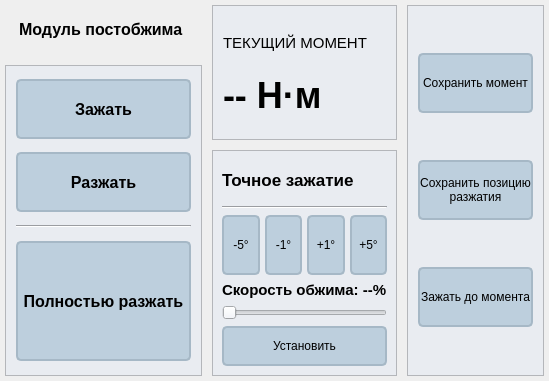
         <widget class="QWidget" name="pagePostCrimp">
          <property name="focusPolicy">
           <enum>Qt::FocusPolicy::ClickFocus</enum>
          </property>
          <layout class="QVBoxLayout" name="verticalLayout_42">
           <property name="spacing">
            <number>0</number>
           </property>
           <property name="leftMargin">
            <number>5</number>
           </property>
           <property name="topMargin">
            <number>5</number>
           </property>
           <property name="rightMargin">
            <number>5</number>
           </property>
           <property name="bottomMargin">
            <number>5</number>
           </property>
           <item>
            <widget class="QWidget" name="widget_26" native="true">
             <property name="minimumSize">
              <size>
               <width>0</width>
               <height>200</height>
              </size>
             </property>
             <property name="focusPolicy">
              <enum>Qt::FocusPolicy::ClickFocus</enum>
             </property>
             <layout class="QHBoxLayout" name="horizontalLayout_21">
              <property name="spacing">
               <number>10</number>
              </property>
              <property name="leftMargin">
               <number>0</number>
              </property>
              <property name="topMargin">
               <number>0</number>
              </property>
              <property name="rightMargin">
               <number>0</number>
              </property>
              <property name="bottomMargin">
               <number>0</number>
              </property>
              <item>
               <widget class="QWidget" name="widget_27" native="true">
                <property name="maximumSize">
                 <size>
                  <width>250</width>
                  <height>16777215</height>
                 </size>
                </property>
                <property name="focusPolicy">
                 <enum>Qt::FocusPolicy::ClickFocus</enum>
                </property>
                <layout class="QVBoxLayout" name="verticalLayout_36">
                 <property name="spacing">
                  <number>10</number>
                 </property>
                 <property name="leftMargin">
                  <number>0</number>
                 </property>
                 <property name="topMargin">
                  <number>0</number>
                 </property>
                 <property name="rightMargin">
                  <number>0</number>
                 </property>
                 <property name="bottomMargin">
                  <number>0</number>
                 </property>
                 <item>
                  <widget class="QLabel" name="label_25">
                   <property name="maximumSize">
                    <size>
                     <width>16777215</width>
                     <height>50</height>
                    </size>
                   </property>
                   <property name="font">
                    <font>
                     <pointsize>12</pointsize>
                     <bold>true</bold>
                    </font>
                   </property>
                   <property name="focusPolicy">
                    <enum>Qt::FocusPolicy::ClickFocus</enum>
                   </property>
                   <property name="styleSheet">
                    <string notr="true">QLabel {
	padding-left: 10px;
}</string>
                   </property>
                   <property name="text">
                    <string>Модуль постобжима</string>
                   </property>
                   <property name="wordWrap">
                    <bool>true</bool>
                   </property>
                  </widget>
                 </item>
                 <item>
                  <widget class="QFrame" name="frameLin_5">
                   <property name="focusPolicy">
                    <enum>Qt::FocusPolicy::ClickFocus</enum>
                   </property>
                   <property name="styleSheet">
                    <string notr="true">* {
	background: #e9ecf1;
}

QFrame#frameLin {
	background: #e9ecf1;
	border-radius: 7px;
	border: 1px solid #c1c6cc;
}</string>
                   </property>
                   <property name="frameShape">
                    <enum>QFrame::Shape::StyledPanel</enum>
                   </property>
                   <property name="frameShadow">
                    <enum>QFrame::Shadow::Raised</enum>
                   </property>
                   <layout class="QVBoxLayout" name="verticalLayout_37">
                    <property name="spacing">
                     <number>10</number>
                    </property>
                    <property name="leftMargin">
                     <number>10</number>
                    </property>
                    <property name="topMargin">
                     <number>10</number>
                    </property>
                    <property name="rightMargin">
                     <number>10</number>
                    </property>
                    <property name="bottomMargin">
                     <number>10</number>
                    </property>
                    <item>
                     <widget class="QToolButton" name="btnPostForward">
                      <property name="sizePolicy">
                       <sizepolicy hsizetype="Preferred" vsizetype="Fixed">
                        <horstretch>0</horstretch>
                        <verstretch>0</verstretch>
                       </sizepolicy>
                      </property>
                      <property name="minimumSize">
                       <size>
                        <width>0</width>
                        <height>60</height>
                       </size>
                      </property>
                      <property name="font">
                       <font>
                        <pointsize>12</pointsize>
                        <bold>true</bold>
                       </font>
                      </property>
                      <property name="styleSheet">
                       <string notr="true">QToolButton {
	background: #bdcfdd;
	border: 2px solid #a6b8c6;
	border-radius: 5px;
}

QToolButton:pressed {
	background: #cfddeb;

}</string>
                      </property>
                      <property name="text">
                       <string>Зажать</string>
                      </property>
                      <property name="icon">
                       <iconset resource="resources.qrc">
                        <normaloff>:/icons/icons/fix.png</normaloff>:/icons/icons/fix.png</iconset>
                      </property>
                      <property name="iconSize">
                       <size>
                        <width>50</width>
                        <height>50</height>
                       </size>
                      </property>
                      <property name="toolButtonStyle">
                       <enum>Qt::ToolButtonStyle::ToolButtonTextUnderIcon</enum>
                      </property>
                     </widget>
                    </item>
                    <item>
                     <widget class="QToolButton" name="btnPostBack">
                      <property name="sizePolicy">
                       <sizepolicy hsizetype="Preferred" vsizetype="Fixed">
                        <horstretch>0</horstretch>
                        <verstretch>0</verstretch>
                       </sizepolicy>
                      </property>
                      <property name="minimumSize">
                       <size>
                        <width>0</width>
                        <height>60</height>
                       </size>
                      </property>
                      <property name="font">
                       <font>
                        <pointsize>12</pointsize>
                        <bold>true</bold>
                       </font>
                      </property>
                      <property name="styleSheet">
                       <string notr="true">QToolButton {
	background: #bdcfdd;
	border: 2px solid #a6b8c6;
	border-radius: 5px;
}

QToolButton:pressed {
	background: #cfddeb;

}</string>
                      </property>
                      <property name="text">
                       <string>Разжать</string>
                      </property>
                      <property name="icon">
                       <iconset resource="resources.qrc">
                        <normaloff>:/icons/icons/unfix.png</normaloff>:/icons/icons/unfix.png</iconset>
                      </property>
                      <property name="iconSize">
                       <size>
                        <width>50</width>
                        <height>50</height>
                       </size>
                      </property>
                      <property name="toolButtonStyle">
                       <enum>Qt::ToolButtonStyle::ToolButtonTextUnderIcon</enum>
                      </property>
                     </widget>
                    </item>
                    <item>
                     <widget class="Line" name="line_8">
                      <property name="focusPolicy">
                       <enum>Qt::FocusPolicy::ClickFocus</enum>
                      </property>
                      <property name="styleSheet">
                       <string notr="true">Line {
	border: 1px solid #ced3d7;
}</string>
                      </property>
                      <property name="orientation">
                       <enum>Qt::Orientation::Horizontal</enum>
                      </property>
                     </widget>
                    </item>
                    <item>
                     <widget class="QToolButton" name="btnPostHome">
                      <property name="sizePolicy">
                       <sizepolicy hsizetype="Preferred" vsizetype="Fixed">
                        <horstretch>0</horstretch>
                        <verstretch>0</verstretch>
                       </sizepolicy>
                      </property>
                      <property name="minimumSize">
                       <size>
                        <width>0</width>
                        <height>120</height>
                       </size>
                      </property>
                      <property name="font">
                       <font>
                        <pointsize>12</pointsize>
                        <bold>true</bold>
                       </font>
                      </property>
                      <property name="styleSheet">
                       <string notr="true">QToolButton {
	background: #bdcfdd;
	border: 2px solid #a6b8c6;
	border-radius: 5px;
}

QToolButton:pressed {
	background: #cfddeb;

}</string>
                      </property>
                      <property name="text">
                       <string>Полностью разжать</string>
                      </property>
                      <property name="icon">
                       <iconset resource="resources.qrc">
                        <normaloff>:/icons/icons/unfix.png</normaloff>:/icons/icons/unfix.png</iconset>
                      </property>
                      <property name="iconSize">
                       <size>
                        <width>80</width>
                        <height>80</height>
                       </size>
                      </property>
                      <property name="toolButtonStyle">
                       <enum>Qt::ToolButtonStyle::ToolButtonTextUnderIcon</enum>
                      </property>
                     </widget>
                    </item>
                   </layout>
                  </widget>
                 </item>
                </layout>
               </widget>
              </item>
              <item>
               <widget class="QWidget" name="widget_28" native="true">
                <property name="minimumSize">
                 <size>
                  <width>0</width>
                  <height>0</height>
                 </size>
                </property>
                <property name="maximumSize">
                 <size>
                  <width>400</width>
                  <height>16777215</height>
                 </size>
                </property>
                <property name="focusPolicy">
                 <enum>Qt::FocusPolicy::ClickFocus</enum>
                </property>
                <layout class="QVBoxLayout" name="verticalLayout_38">
                 <property name="spacing">
                  <number>10</number>
                 </property>
                 <property name="leftMargin">
                  <number>0</number>
                 </property>
                 <property name="topMargin">
                  <number>0</number>
                 </property>
                 <property name="rightMargin">
                  <number>0</number>
                 </property>
                 <property name="bottomMargin">
                  <number>0</number>
                 </property>
                 <item>
                  <widget class="QFrame" name="framePos_4">
                   <property name="minimumSize">
                    <size>
                     <width>0</width>
                     <height>135</height>
                    </size>
                   </property>
                   <property name="maximumSize">
                    <size>
                     <width>16777215</width>
                     <height>135</height>
                    </size>
                   </property>
                   <property name="focusPolicy">
                    <enum>Qt::FocusPolicy::ClickFocus</enum>
                   </property>
                   <property name="styleSheet">
                    <string notr="true">* {
	background: #e9ecf1;
}

QFrame#framePos {
	
	border-radius: 7px;
	border: 1px solid #c1c6cc;
}</string>
                   </property>
                   <property name="frameShape">
                    <enum>QFrame::Shape::StyledPanel</enum>
                   </property>
                   <property name="frameShadow">
                    <enum>QFrame::Shadow::Raised</enum>
                   </property>
                   <layout class="QVBoxLayout" name="verticalLayout_39">
                    <property name="spacing">
                     <number>5</number>
                    </property>
                    <property name="leftMargin">
                     <number>10</number>
                    </property>
                    <property name="topMargin">
                     <number>10</number>
                    </property>
                    <property name="rightMargin">
                     <number>10</number>
                    </property>
                    <property name="bottomMargin">
                     <number>10</number>
                    </property>
                    <item>
                     <widget class="QLabel" name="label_29">
                      <property name="maximumSize">
                       <size>
                        <width>16777215</width>
                        <height>30</height>
                       </size>
                      </property>
                      <property name="font">
                       <font>
                        <pointsize>11</pointsize>
                       </font>
                      </property>
                      <property name="focusPolicy">
                       <enum>Qt::FocusPolicy::ClickFocus</enum>
                      </property>
                      <property name="text">
                       <string>ТЕКУЩИЙ МОМЕНТ</string>
                      </property>
                     </widget>
                    </item>
                    <item>
                     <widget class="QLabel" name="lblPostTorq">
                      <property name="maximumSize">
                       <size>
                        <width>16777215</width>
                        <height>40</height>
                       </size>
                      </property>
                      <property name="font">
                       <font>
                        <pointsize>27</pointsize>
                        <bold>true</bold>
                       </font>
                      </property>
                      <property name="focusPolicy">
                       <enum>Qt::FocusPolicy::ClickFocus</enum>
                      </property>
                      <property name="text">
                       <string>-- Н·м</string>
                      </property>
                     </widget>
                    </item>
                   </layout>
                  </widget>
                 </item>
                 <item>
                  <widget class="QFrame" name="frameXPos_4">
                   <property name="focusPolicy">
                    <enum>Qt::FocusPolicy::ClickFocus</enum>
                   </property>
                   <property name="styleSheet">
                    <string notr="true">* {
	background: #e9ecf1;
}

QFrame#frameXPos {
	border-radius: 7px;
	border: 1px solid #c1c6cc;
}</string>
                   </property>
                   <property name="frameShape">
                    <enum>QFrame::Shape::StyledPanel</enum>
                   </property>
                   <property name="frameShadow">
                    <enum>QFrame::Shadow::Raised</enum>
                   </property>
                   <layout class="QVBoxLayout" name="verticalLayout_27">
                    <item>
                     <widget class="QLabel" name="label_31">
                      <property name="minimumSize">
                       <size>
                        <width>0</width>
                        <height>40</height>
                       </size>
                      </property>
                      <property name="maximumSize">
                       <size>
                        <width>16777215</width>
                        <height>40</height>
                       </size>
                      </property>
                      <property name="font">
                       <font>
                        <pointsize>13</pointsize>
                        <bold>true</bold>
                       </font>
                      </property>
                      <property name="focusPolicy">
                       <enum>Qt::FocusPolicy::ClickFocus</enum>
                      </property>
                      <property name="text">
                       <string>Точное зажатие</string>
                      </property>
                     </widget>
                    </item>
                    <item>
                     <widget class="Line" name="line_16">
                      <property name="focusPolicy">
                       <enum>Qt::FocusPolicy::ClickFocus</enum>
                      </property>
                      <property name="orientation">
                       <enum>Qt::Orientation::Horizontal</enum>
                      </property>
                     </widget>
                    </item>
                    <item>
                     <widget class="QWidget" name="widget_29" native="true">
                      <property name="maximumSize">
                       <size>
                        <width>16777215</width>
                        <height>70</height>
                       </size>
                      </property>
                      <property name="focusPolicy">
                       <enum>Qt::FocusPolicy::ClickFocus</enum>
                      </property>
                      <layout class="QHBoxLayout" name="horizontalLayout_22">
                       <property name="spacing">
                        <number>5</number>
                       </property>
                       <property name="leftMargin">
                        <number>0</number>
                       </property>
                       <property name="topMargin">
                        <number>0</number>
                       </property>
                       <property name="rightMargin">
                        <number>0</number>
                       </property>
                       <property name="bottomMargin">
                        <number>0</number>
                       </property>
                       <item>
                        <widget class="QPushButton" name="btnPre5mm">
                         <property name="minimumSize">
                          <size>
                           <width>0</width>
                           <height>60</height>
                          </size>
                         </property>
                         <property name="styleSheet">
                          <string notr="true">QPushButton {
	background: #bdcfdd;
	border: 2px solid #a6b8c6;
	border-radius: 5px;
}

QPushButton:pressed {
	background: #cfddeb;

}</string>
                         </property>
                         <property name="text">
                          <string>-5°</string>
                         </property>
                        </widget>
                       </item>
                       <item>
                        <widget class="QPushButton" name="pushButton_34">
                         <property name="minimumSize">
                          <size>
                           <width>0</width>
                           <height>60</height>
                          </size>
                         </property>
                         <property name="styleSheet">
                          <string notr="true">QPushButton {
	background: #bdcfdd;
	border: 2px solid #a6b8c6;
	border-radius: 5px;
}

QPushButton:pressed {
	background: #cfddeb;

}</string>
                         </property>
                         <property name="text">
                          <string>-1°</string>
                         </property>
                        </widget>
                       </item>
                       <item>
                        <widget class="QPushButton" name="pushButton_35">
                         <property name="minimumSize">
                          <size>
                           <width>0</width>
                           <height>60</height>
                          </size>
                         </property>
                         <property name="styleSheet">
                          <string notr="true">QPushButton {
	background: #bdcfdd;
	border: 2px solid #a6b8c6;
	border-radius: 5px;
}

QPushButton:pressed {
	background: #cfddeb;

}</string>
                         </property>
                         <property name="text">
                          <string>+1°</string>
                         </property>
                        </widget>
                       </item>
                       <item>
                        <widget class="QPushButton" name="pushButton_36">
                         <property name="minimumSize">
                          <size>
                           <width>0</width>
                           <height>60</height>
                          </size>
                         </property>
                         <property name="styleSheet">
                          <string notr="true">QPushButton {
	background: #bdcfdd;
	border: 2px solid #a6b8c6;
	border-radius: 5px;
}

QPushButton:pressed {
	background: #cfddeb;

}</string>
                         </property>
                         <property name="text">
                          <string>+5°</string>
                         </property>
                        </widget>
                       </item>
                      </layout>
                     </widget>
                    </item>
                    <item>
                     <widget class="QLabel" name="lblPostSpeed">
                      <property name="maximumSize">
                       <size>
                        <width>16777215</width>
                        <height>40</height>
                       </size>
                      </property>
                      <property name="font">
                       <font>
                        <pointsize>11</pointsize>
                        <bold>true</bold>
                       </font>
                      </property>
                      <property name="text">
                       <string>Скорость обжима: --%</string>
                      </property>
                     </widget>
                    </item>
                    <item>
                     <widget class="QSlider" name="postSpeed">
                      <property name="minimum">
                       <number>1</number>
                      </property>
                      <property name="maximum">
                       <number>100</number>
                      </property>
                      <property name="orientation">
                       <enum>Qt::Orientation::Horizontal</enum>
                      </property>
                     </widget>
                    </item>
                    <item>
                     <widget class="QPushButton" name="pushButton_4">
                      <property name="minimumSize">
                       <size>
                        <width>0</width>
                        <height>40</height>
                       </size>
                      </property>
                      <property name="maximumSize">
                       <size>
                        <width>16777215</width>
                        <height>16777215</height>
                       </size>
                      </property>
                      <property name="styleSheet">
                       <string notr="true">QPushButton {
	background: #bdcfdd;
	border: 2px solid #a6b8c6;
	border-radius: 5px;
}

QPushButton:pressed {
	background: #cfddeb;

}</string>
                      </property>
                      <property name="text">
                       <string>Установить</string>
                      </property>
                     </widget>
                    </item>
                   </layout>
                  </widget>
                 </item>
                </layout>
               </widget>
              </item>
              <item>
               <widget class="QFrame" name="framePosAndHome_4">
                <property name="maximumSize">
                 <size>
                  <width>200</width>
                  <height>16777215</height>
                 </size>
                </property>
                <property name="focusPolicy">
                 <enum>Qt::FocusPolicy::ClickFocus</enum>
                </property>
                <property name="styleSheet">
                 <string notr="true">* {
	background: #e9ecf1;
}

QFrame#framePosAndHome {
	
	border-radius: 7px;
	border: 1px solid #c1c6cc;
}</string>
                </property>
                <property name="frameShape">
                 <enum>QFrame::Shape::StyledPanel</enum>
                </property>
                <property name="frameShadow">
                 <enum>QFrame::Shadow::Raised</enum>
                </property>
                <layout class="QVBoxLayout" name="verticalLayout_41">
                 <property name="spacing">
                  <number>10</number>
                 </property>
                 <property name="leftMargin">
                  <number>10</number>
                 </property>
                 <property name="topMargin">
                  <number>10</number>
                 </property>
                 <property name="rightMargin">
                  <number>10</number>
                 </property>
                 <property name="bottomMargin">
                  <number>10</number>
                 </property>
                 <item>
                  <widget class="QPushButton" name="pushButton_37">
                   <property name="minimumSize">
                    <size>
                     <width>0</width>
                     <height>60</height>
                    </size>
                   </property>
                   <property name="styleSheet">
                    <string notr="true">QPushButton {
	background: #bdcfdd;
	border: 2px solid #a6b8c6;
	border-radius: 5px;
}

QPushButton:pressed {
	background: #cfddeb;

}</string>
                   </property>
                   <property name="text">
                    <string>Сохранить момент</string>
                   </property>
                  </widget>
                 </item>
                 <item>
                  <widget class="QPushButton" name="pushButton_38">
                   <property name="minimumSize">
                    <size>
                     <width>0</width>
                     <height>60</height>
                    </size>
                   </property>
                   <property name="styleSheet">
                    <string notr="true">QPushButton {
	background: #bdcfdd;
	border: 2px solid #a6b8c6;
	border-radius: 5px;
}

QPushButton:pressed {
	background: #cfddeb;

}</string>
                   </property>
                   <property name="text">
                    <string>Сохранить позицию
разжатия</string>
                   </property>
                  </widget>
                 </item>
                 <item>
                  <widget class="QPushButton" name="pushButton_39">
                   <property name="minimumSize">
                    <size>
                     <width>0</width>
                     <height>60</height>
                    </size>
                   </property>
                   <property name="styleSheet">
                    <string notr="true">QPushButton {
	background: #bdcfdd;
	border: 2px solid #a6b8c6;
	border-radius: 5px;
}

QPushButton:pressed {
	background: #cfddeb;

}</string>
                   </property>
                   <property name="text">
                    <string>Зажать до момента</string>
                   </property>
                  </widget>
                 </item>
                </layout>
               </widget>
              </item>
             </layout>
            </widget>
           </item>
          </layout>
         </widget>
